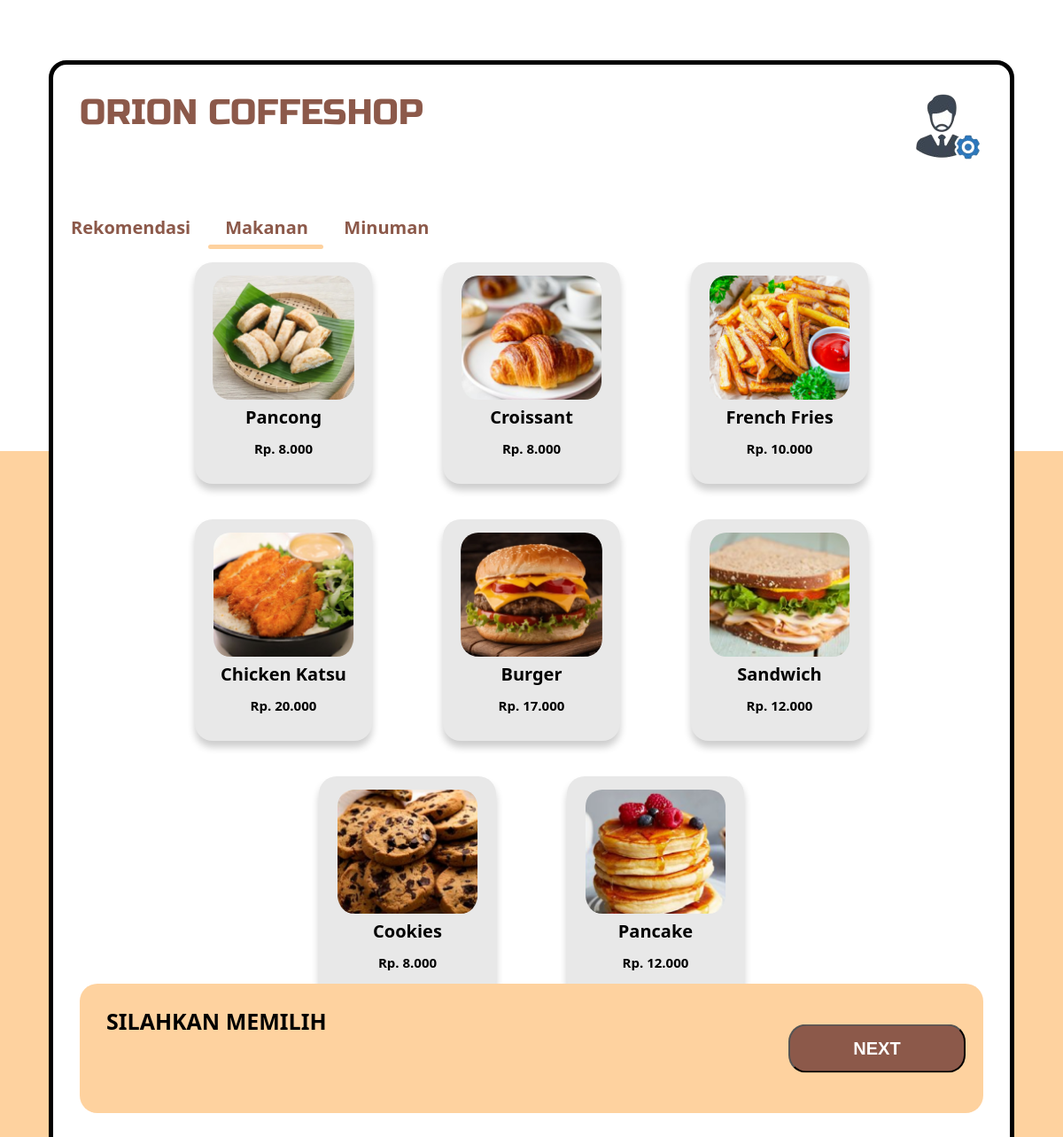
The app's page /makanan.php with its own data.
### tables this page shows
CREATE TABLE `produk` (
  `id` int(11) NOT NULL,
  `id_makanan` varchar(255) NOT NULL,
  `nama_produk` varchar(255) NOT NULL,
  `harga` int(11) NOT NULL,
  `stok` int(5) NOT NULL,
  `gambar_produk` varchar(255) NOT NULL,
  `kategori` enum('makanan','minuman') NOT NULL,
  `rekomendasi` enum('iya','tidak') NOT NULL
);

### makanan.php (the view, shortened to what this page needs)
<!DOCTYPE html>
<html lang="en">
  <head>
    <link rel="stylesheet" href="style/menu.css" />
  </head>
  <body>
    <div class="container">
      <div class="box">
        <div class="header">
          <p>ORION COFFESHOP</p>
          <div class="admin">
            <a href="login.html">
              <img src="Image/admin.png" alt="" />
            </a>
          </div>
        </div>
        <nav class="navbar">
          <a href="index.php"><p>Rekomendasi</p></a>
          <a href="makanan.php"><p>Makanan</p></a>
          <a href="minuman.php"><p>Minuman</p></a>
          <div class = "animation start-makanan"></div>
        </nav>
        <div class="content">
          <div class="card-container">
            <?php
            include "crud/koneksi.php";
          $sql = "SELECT * FROM produk WHERE kategori = 'makanan' ORDER BY id ASC";
          $result = $koneksi->query($sql);
          if ($result->num_rows > 0) {
            while($row = $result->fetch_assoc()) {
                echo '<div class="card" onclick="showPopup(\'' . htmlspecialchars($row['nama_produk']) . '\', \'crud/images/' . htmlspecialchars($row['gambar_produk']) . '\', ' . $row['harga'] . ')">';
                echo '<div class="produk">';
                echo '<img src="crud/images/' . htmlspecialchars($row['gambar_produk']) . '" alt="" />';
                echo '</div>';
                echo '<p class="nama-produk">' . $row['nama_produk'] . '</p>';
                echo '<p class="harga-produk">Rp. ' . number_format($row['harga'], 0, ',', '.') . '</p>';
                echo '</div>';
            }
        } else {
            echo "Tidak ada produk ditemukan.";
        }
      ?>
      </div>
    </div>
        <div class="footer">
            <div class="total-box">
                <div class="total">
                    <p>SILAHKAN MEMILIH </p>
                    <a href="keranjang.html"><button>NEXT</button></a>
                </div>
            </div>
        </div>
  </body>
</html>

### style/menu.css (style rules this page uses)
html { scroll-behavior: smooth; }
body { padding: 0; margin: 0; height: 100vh; display: flex; justify-content: center; align-items: center; font-family: "Segoe UI", Tahoma, Geneva, Verdana, sans-serif; }
.box { border: solid 5px black; border-radius: 20px; width: 90vw; height: 90vh; margin: auto; background-color: white; display: flex; flex-direction: column; position: relative; }
.header { display: flex; height: 11vh; }
.header p { font-size: 40px; color: #8c594a; font-family: "Russo-one"; margin-top: 30px; margin-left: 30px; }
.admin { position: absolute; right: 20px; top: 20px; }
.navbar { position: relative; margin-left: 20px; }
.navbar a { text-decoration: none; position: relative; z-index: 1; line-height: 8px; position: relative; display: inline-block; text-align: center; }
nav .animation { position: absolute; height: 5px; bottom: 0; z-index: 0; background-color: #FED29F; border-radius: 8px; transition: all .5s ease 0s; width: 10px; }
.navbar p { margin-right: 45px; font-size: 20px; color: #8C594A; font-weight: bold; }
a:nth-child(1) { width: 170px; }
a:nth-child(2) { width: 130px; }
nav .start-makanan , a:nth-child(2):hover~.animation { width: 130px; left: 155px; }
a:nth-child(3) { width: 100px; }
.content { justify-content: center; display: flex; max-height: 55vh; overflow-y: auto; padding: 15px; }
.card-container { display: flex; flex-wrap: wrap; height: 55vh; width: 100vw; justify-content: center; align-items: center; }
.card { margin: 0 40px 40px 40px; background-color: #E8E8E8; height: 250px; width: 200px; border-radius: 20px; display: flex; flex-direction: column; align-items: center; box-shadow: 0 7px 9px rgba(0, 0, 0, 0.2); }
.card .produk img { border-radius: 20px; width: 160px; height: 140px; object-fit: cover; margin-top: 15px; }
.card p { margin-top: 15px; font-weight: bold; line-height: 0; }
.card .nama-produk { font-size: 20px; }
.card .harga-produk { font-size: 15px; }
.footer { display: flex; justify-content: center; align-items: center; }
.footer .total-box { height: 10vh; width: 85vw; background-color: #FED29F; border-radius: 20px; position: relative; }
.footer .total-box .total { display: flex; }
.footer .total-box .total p { font-size: 25px; font-weight: bold; margin-left: 30px; }
.footer .total-box .total a { position: absolute; right: 90px; bottom: 50%; transform: translate(0, 50%); }
.footer .total-box .total button { width: 200px; height: 55px; border-radius: 20px; font-weight: bold; font-size: 20px; background-color: #8C594A; color: white; cursor: pointer; transition: ease-in 0.2s; }

### records on screen
produk: gambar_produk (picture), nama_produk "Pancong", harga "8.000"
produk: gambar_produk (picture), nama_produk "Croissant", harga "8.000"
produk: gambar_produk (picture), nama_produk "French Fries", harga "10.000"
produk: gambar_produk (picture), nama_produk "Chicken Katsu", harga "20.000"
produk: gambar_produk (picture), nama_produk "Burger", harga "17.000"
produk: gambar_produk (picture), nama_produk "Sandwich", harga "12.000"
produk: gambar_produk (picture), nama_produk "Cookies", harga "8.000"
produk: gambar_produk (picture), nama_produk "Pancake", harga "12.000"
